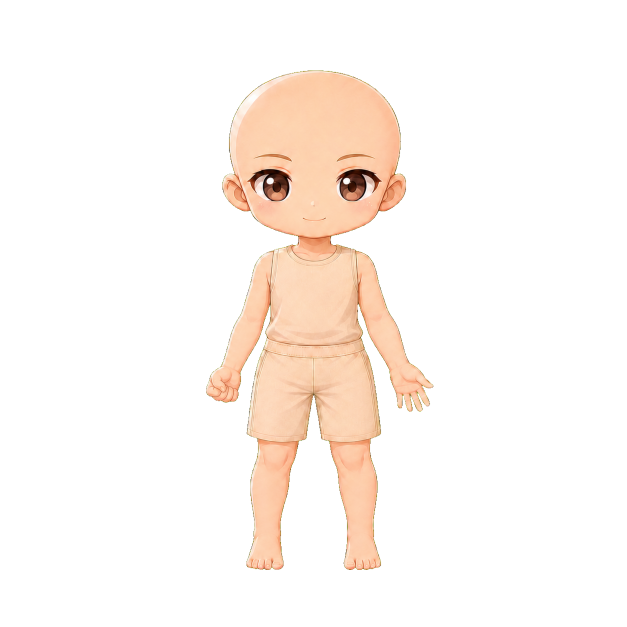
#> input picture assets/base_bodies/base_pose_002_viewer_left_vertical_grip.png, 1254 x 1254 px, given in place of background_001_celestial_throne_hall.png, which was not available (shown at 1/2 size)
$ python render_outfit_batch_context.py
#> lines starting #> are read from the running program, lines starting #| are printed output that depends on the picture; pictures that were not available may be replaced by others from this repository, and a replacement may not be noted
#!/usr/bin/env python3
"""Render deterministic full-context QA composites for a neutral-pose outfit batch."""
from pathlib import Path
from PIL import Image, ImageDraw

ROOT = Path(__file__).resolve().parents[1]
OUT_DIR = ROOT / "docs/qa/composites"
SHEET_PATH = ROOT / "docs/qa/outfits_006_010_full_context_sheet.png"
BASE = ROOT / "assets/base_bodies/base_body_001_neutral_master.png"
HAIR_BACK = ROOT / "assets/hair_back/hair_back_008_red_long_wavy.png"
HAIR_FRONT = ROOT / "assets/hair_front/hair_front_008_red_short_bangs.png"
OUTFITS = [
    "outfit_006_black_layered_hooded_robe.png",
    "outfit_007_brown_leather_long_coat.png",
    "outfit_008_olive_ragged_cloak.png",
    "outfit_009_navy_high_collar_coat.png",
    "outfit_010_celestial_robe_white_gold.png",
]
BACKGROUNDS = [
    "background_001_celestial_throne_hall.png",
    "background_008_violet_void_portal.png",
]


def rgba(path: Path) -> Image.Image:
    return Image.open(path).convert("RGBA")
#> returned value is the input picture: PIL image 1254x1254 RGBA; mean R, G, B, A 38.1, 31, 25.5, 39.5


def render(background_name: str, outfit_name: str) -> Image.Image:
    canvas = rgba(ROOT / "assets/backgrounds" / background_name)
    canvas.alpha_composite(rgba(HAIR_BACK))
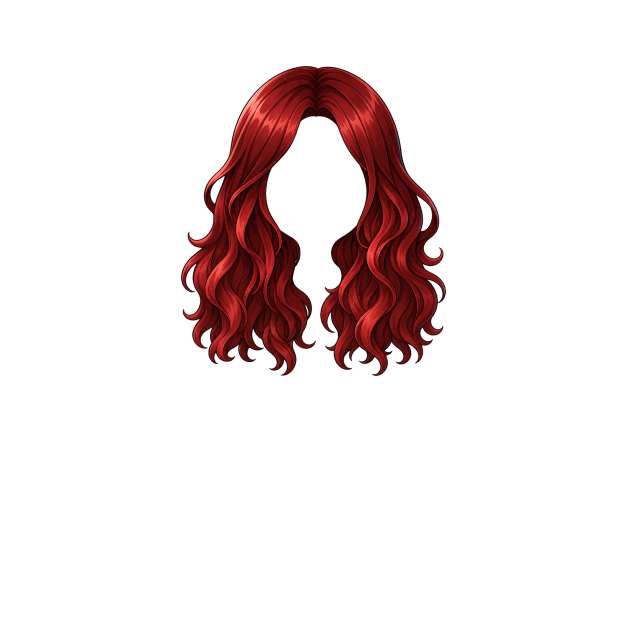
#> input picture assets/hair_back/hair_back_008_red_long_wavy.png, 1254 x 1254 px (shown at 1/2 size)
#> in rgba, returned value is the input picture: PIL image 1254x1254 RGBA; mean R, G, B, A 12.1, 2.4, 2.3, 29
    canvas.alpha_composite(rgba(BASE))
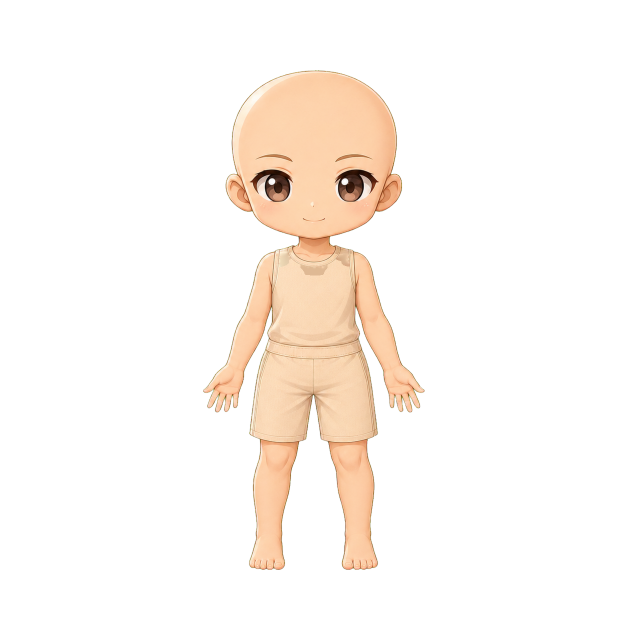
#> input picture assets/base_bodies/base_body_001_neutral_master.png, 1254 x 1254 px (shown at 1/2 size)
#> in rgba, returned value is the input picture: PIL image 1254x1254 RGBA; mean R, G, B, A 35.8, 29.5, 23.8, 37.7
    canvas.alpha_composite(rgba(ROOT / "incoming/outfits_006_010" / outfit_name))
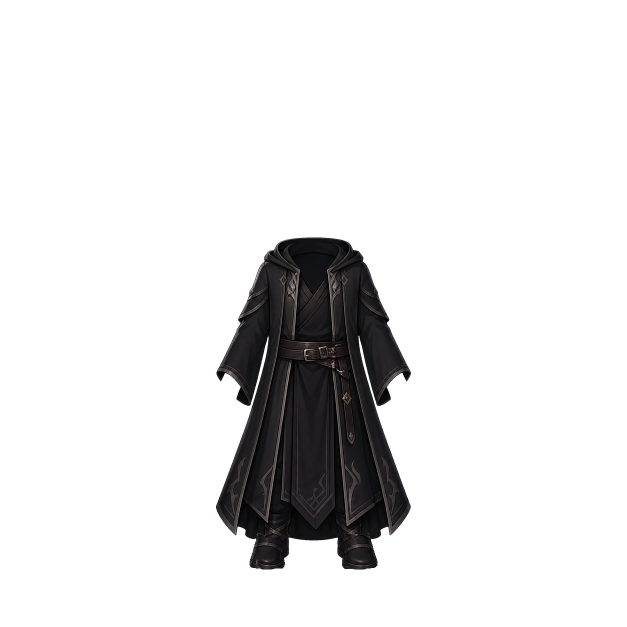
#> input picture assets/outfits/outfit_006_black_layered_hooded_robe.png, 1254 x 1254 px, found by its file name (shown at 1/2 size)
#> in rgba, returned value is the input picture: PIL image 1254x1254 RGBA; mean R, G, B, A 3.9, 3.6, 3.8, 30.2
    canvas.alpha_composite(rgba(HAIR_FRONT))
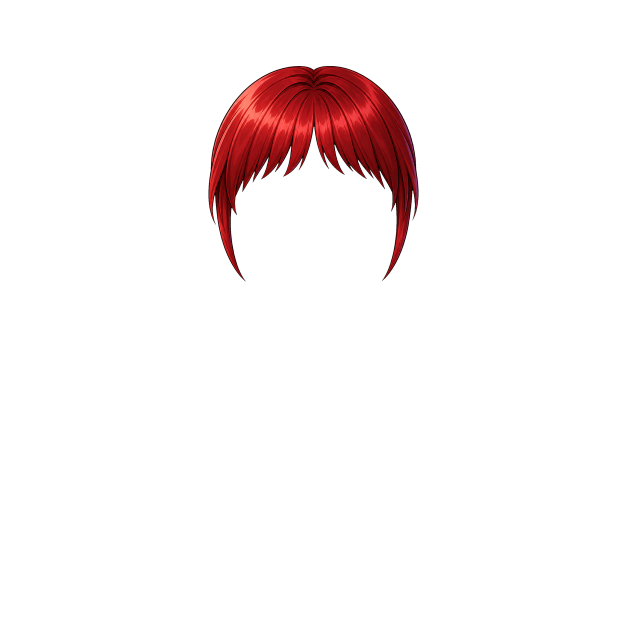
#> input picture assets/hair_front/hair_front_008_red_short_bangs.png, 1254 x 1254 px (shown at 1/2 size)
#> in rgba, returned value is the input picture: PIL image 1254x1254 RGBA; mean R, G, B, A 7.6, 1.2, 1.3, 13.1
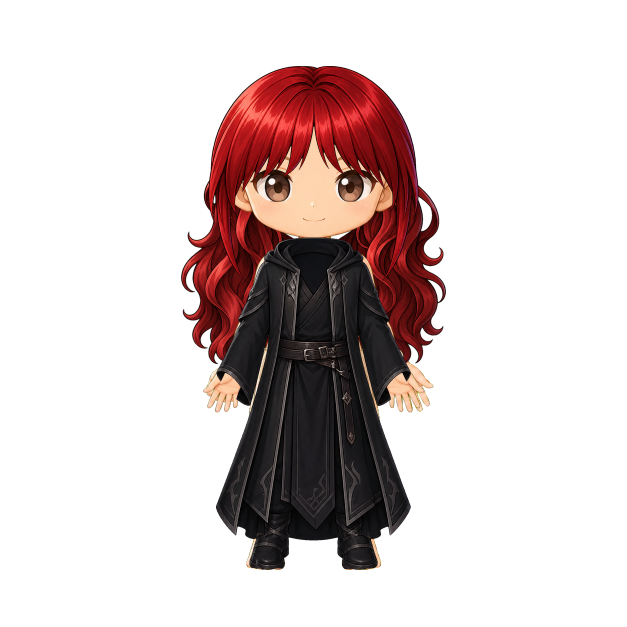
#> canvas: PIL image 1254x1254 RGBA (shown at 1/2 size); mean R, G, B, A 22.5, 11.2, 10.3, 61.1; transparent parts drawn white
    return canvas


def main() -> None:
    OUT_DIR.mkdir(parents=True, exist_ok=True)
    thumb = 250
    label_h = 34
    sheet = Image.new("RGB", (thumb * len(OUTFITS), (thumb + label_h) * len(BACKGROUNDS)), (25, 25, 30))
    draw = ImageDraw.Draw(sheet)
    for row, background_name in enumerate(BACKGROUNDS):
        background_stem = Path(background_name).stem
        for col, outfit_name in enumerate(OUTFITS):
            outfit_stem = Path(outfit_name).stem
            composite = render(background_name, outfit_name)
            output = OUT_DIR / f"{outfit_stem}_with_red_hair_over_{background_stem}.png"
            composite.save(output)
            preview = composite.convert("RGB").resize((thumb, thumb), Image.Resampling.LANCZOS)
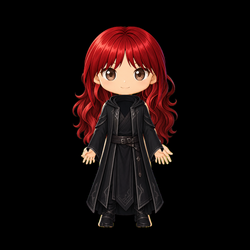
#> preview: PIL image 250x250 RGB; mean R, G, B 22.5, 11.2, 10.4
            x = col * thumb
            y = row * (thumb + label_h)
            sheet.paste(preview, (x, y))
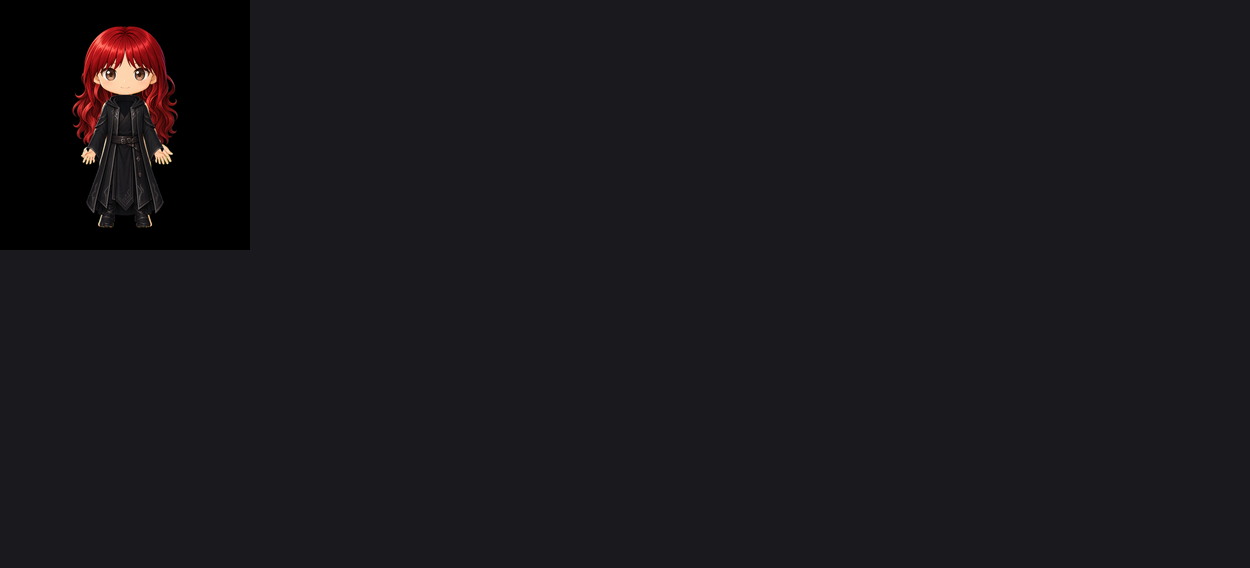
#> sheet: PIL image 1250x568 RGB; mean R, G, B 24.8, 23.8, 28.3
            draw.text((x + 8, y + thumb + 10), outfit_stem.replace("outfit_", ""), fill=(235, 235, 235))
    sheet.save(SHEET_PATH)
    print(f"Rendered {len(OUTFITS) * len(BACKGROUNDS)} outfit-context composites")
    print(SHEET_PATH.relative_to(ROOT))


if __name__ == "__main__":
#> (the run stopped early here; a loop or call above may not have finished)
